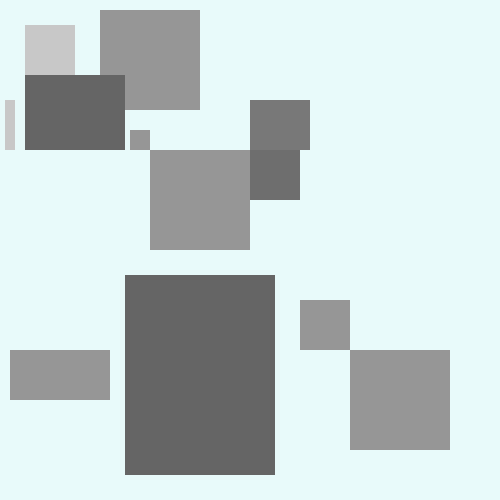
Frame 1 (no input)
Frame 60 (the mouse pressed at the canvas centre just before this capture): identical to frame 1, image omitted
Frame 120 (the mouse held since frame 60 and released just before this capture): identical to frame 1, image omitted

The Processing sketch that drew this single still picture (run headless with seeded random() and noise(); from frame 60 on, the mouse is pressed at the canvas centre):

// Processing sketch: processing_14848
// ── processing_14848.pde



int value = 100;

 void setup() {
  size(500,500);
  noStroke();
  background(232,250,250);
}

void draw() {
  fill(value+100);
  rect(25, 25, 50, 50);
  
  fill(value+50);
  rect(100, 10, 100, 100);
  
  fill(value+50);
  rect(150, 150, 100, 100);
  
  fill(value+50);
  rect(300,300, 50, 50);
  
  fill(value+50);
  rect(350,350, 100, 100);
  
  fill(value+50);
  rect(10,350, 100, 50);
  
  fill(value+100);
  rect(5,100, 10, 50);
  
  fill(value+1);
  rect(25,75,100,75);
  
  fill(value+50);
  rect(130,130,20,20);
  
  fill(value+10);
  rect(250,150, 50, 50);
  
  fill(value+1);
  rect(125,275, 150, 200);
  
  fill(value+20);
  rect(250,100, 60, 50);
}

void mouseMoved() {
 value= value + 1;
  if (value > 255) {
    value = 0;
  }
}
